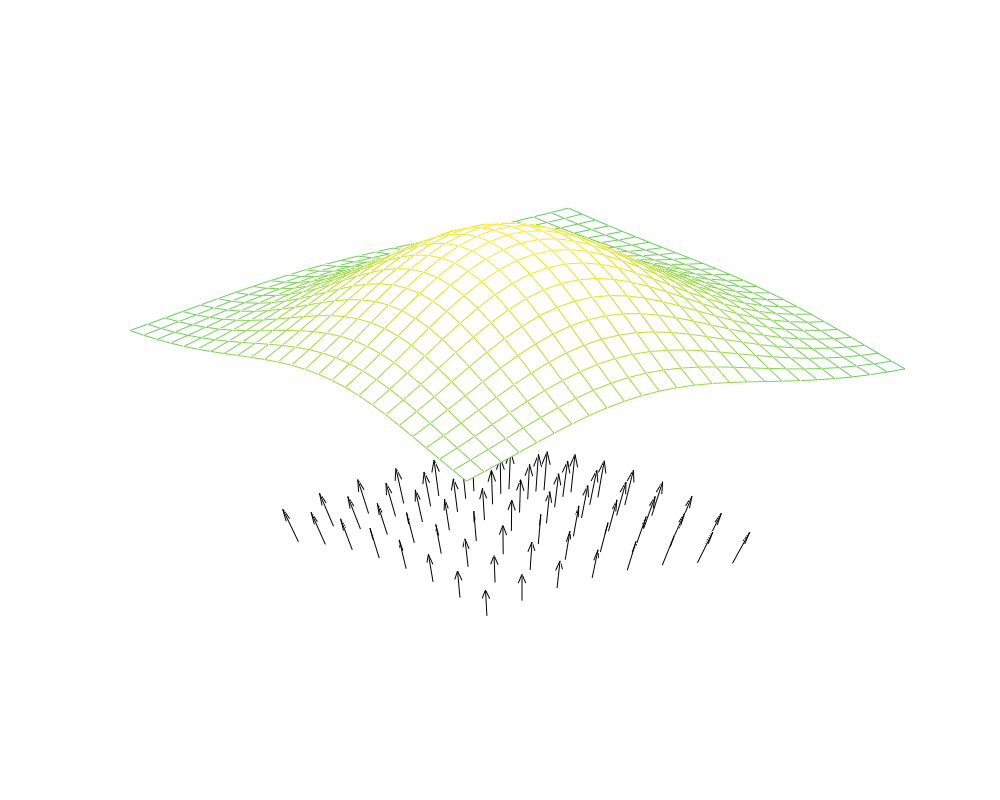
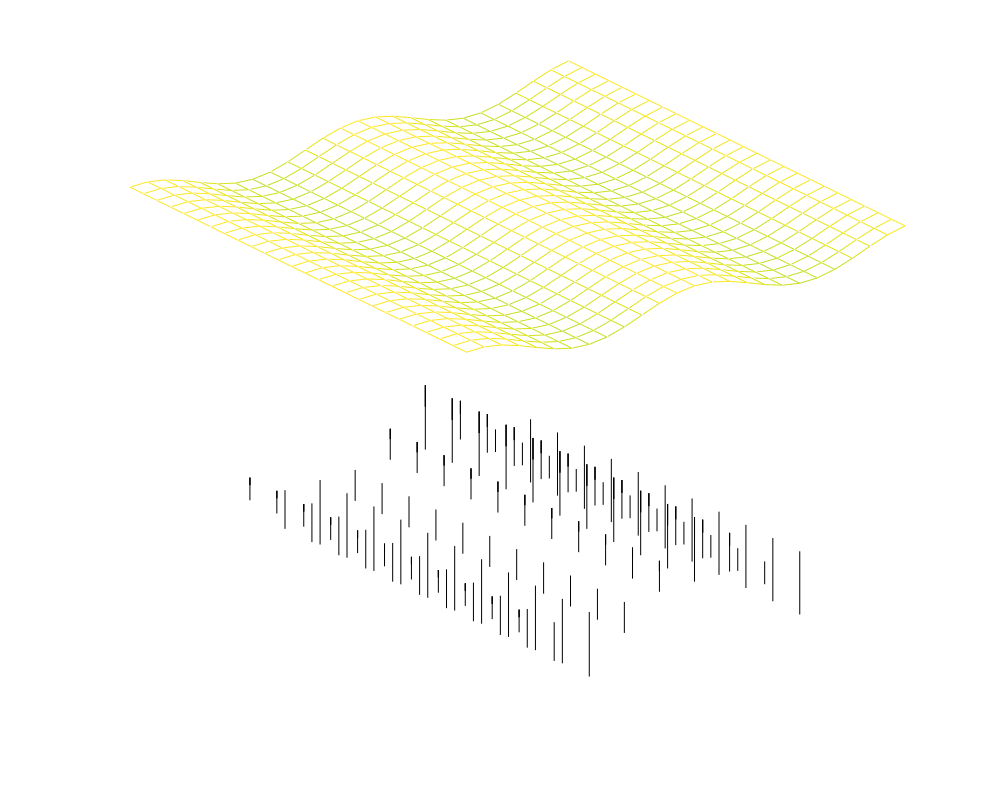

Reproduce these figures in MATLAB, in order.
[X,Y] = meshgrid(-0.5:0.2:1,-0.5:0.2:1);
[X2,Y2] = meshgrid(-1:0.1:1.5,-1:0.1:1.5);
%%
P = sqrt(6-X.^2-Y.^2)-0.5;
[U,V,W] = surfnorm(X,Y,P);

%%
figure(9)
clf
set(gcf, 'PaperSize',[10 8])
set(gcf, 'PaperPosition', [0 0 10 8])
quiver3(X,Y,P,U,V,W,'k');
hold on
mesh(X2,Y2,3+exp(-(X2.^2+Y2.^2)))
hold off
axis tight
grid off
axis off

saveas(gcf,'./plots/Surface_P.pdf')
%%
[X,Y] = meshgrid(-0.7:0.2:1,-1:0.2:1);
[X2,Y2] = meshgrid(-1:0.1:1.5,-1:0.1:1.5);
S = 0.01*sin(5*X);

figure(9)
clf
set(gcf, 'PaperSize',[10 8])
set(gcf, 'PaperPosition', [0 0 10 8])
quiver3(X,Y,zeros(size(X)),zeros(size(X)),zeros(size(X)),S,'k');
hold on
mesh(X2,Y2,1+0.05*sin(5*X2))
hold off
axis tight
grid off
axis off

saveas(gcf,'./plots/Surface_S.pdf')